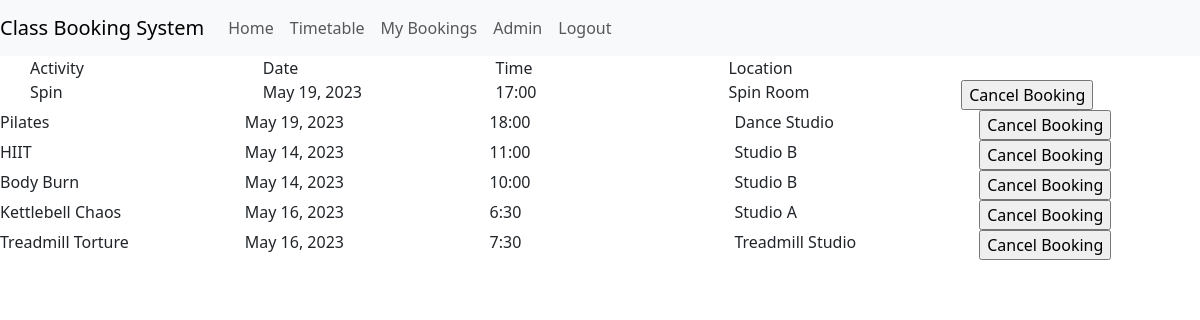
/view_bookings.html (signed in), run on the app's committed database.
### classbooking_app/models.py (models this page shows, shortened)
class Booking(models.Model):
    session = models.ForeignKey(Session, on_delete=models.CASCADE)
    user = models.CharField(
        max_length=50,
        null=False,
        blank=False,
        default="test_user"
        )
    confirmed = models.BooleanField(default=False)

class Session(models.Model):
    activity = models.ForeignKey(Activity, on_delete=models.CASCADE)
    date = models.DateField(default=date.today())
    time = models.TimeField(default=datetime.now())
    spaces = models.IntegerField(default=25)
    location = models.CharField(max_length=50, default='Studio A')
    running = models.BooleanField(default=True)

class Activity(models.Model):
    name = models.CharField(
        max_length=50,
        null=False,
        blank=False,
        default="test_class"
        )
    description = models.CharField(
        max_length=50,
        null=False,
        blank=False,
        default="test_description"
        )
    image = models.CharField(
        max_length=20,
        null=False,
        blank=False,
        default="test_image")
    capacity = models.IntegerField(
        null=False,
        blank=False,
        default=25
    )
    duration = models.CharField(
        max_length=5,
        null=False,
        blank=False,
        default="1hr"
    )

### classbooking_app/views.py (the view, shortened to what this page needs)
# urls.py: path('view_bookings.html', views.view_bookings, name='view_bookings'),
def view_bookings(request):
    user = request.user
    cancel_id = ""
    bookings = Booking.objects.filter(user=user)
    context = {
        'bookings': bookings,
        'cancel_id': cancel_id,
        }
    return render(request, 'classbooking_app/view_bookings.html', context)

### classbooking_app/templates/classbooking_app/view_bookings.html (shortened to what this page needs)
{% extends 'classbooking_app/base.html' %}
{% block contentbody %}
<h1>Your Bookings</h1>
<form method="POST" id="cancel-form">
{% if bookings|length > 0 %}
<div class="container">
 <div class="row">
   <div class="col">Activity</div>
   <div class="col">Date</div>
   <div class="col">Time</div>
   <div class="col">Location</div>
   <div class="col"></div>
 </div>
 {% for booking in bookings %}
 <div class="row run-{{ booking.session.running }}">
   <div class="col">{{ booking.session.activity.name }}</div>
   <div class="col">{{ booking.session.date }}</div>
   <div class="col">{{ booking.session.time | time:"G:i" }}</div>
   <div class="col">{{ booking.session.location }}</div>
   <div class="col">
    {% if booking.session.running == False %}
    <div>Apologies, the gym has had to cancel this class.</div>
    {% else %}
     <input class="cancel-button run-{{ booking.session.running }}-btn" type="button" value="Cancel Booking" id="{{ booking.session.id }}-view" data-toggle="modal" data-target="#modal-{{ booking.session.id }}">
    {% endif %}
    </div>
 </div>
</div>
</form>
{% endfor %}
{% else %}
<p>
  You aren't booked into any classes yet, visit the <a href="/timetable.html" id="timetable-link">Timetable</a> to book yourself in.
</p>
{% endif %}
{% endblock %}

### classbooking_app/static/classbooking_app/css/style.css (style rules this page uses)
.container { --bs-gutter-x: 0; }

### data on the page
Booking: session.activity.name "Spin", session "May 19, 2023", session.time "17:00", session.location "Spin Room"
Booking: session.activity.name "Pilates", session "May 19, 2023", session.time "18:00", session.location "Dance Studio"
Booking: session.activity.name "HIIT", session "May 14, 2023", session.time "11:00", session.location "Studio B"
Booking: session.activity.name "Body Burn", session "May 14, 2023", session.time "10:00", session.location "Studio B"
Booking: session.activity.name "Kettlebell Chaos", session "May 16, 2023", session.time "6:30", session.location "Studio A"
Booking: session.activity.name "Treadmill Torture", session "May 16, 2023", session.time "7:30", session.location "Treadmill Studio"
